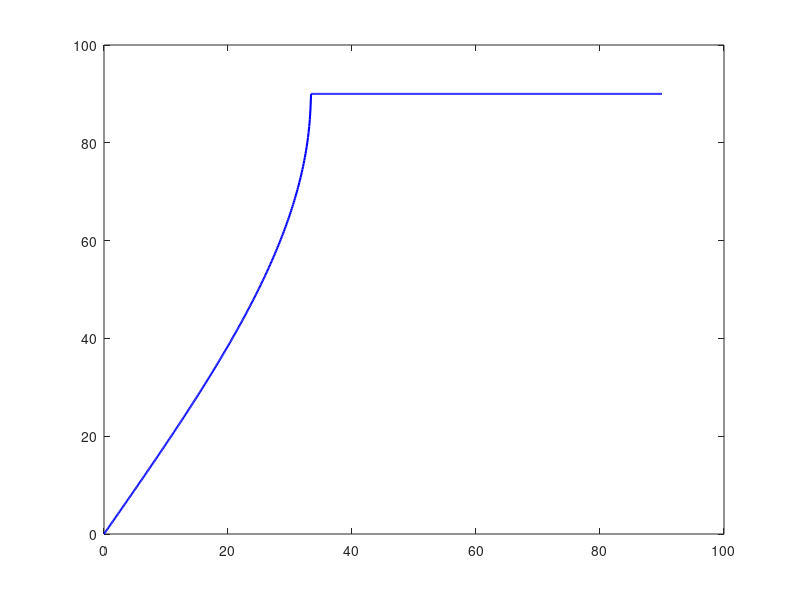

This chart was generated by the following MATLAB code: (Note: this script raises an error after producing the figure.)
%% Script para PTC3314 - Exercício de Simulação 4
% Baseado no NUSP 12544308

clear;
clc;
close all;

%% ------------------- 1. Constantes e Parâmetros -------------------
% Parâmetros do NUSP
nusp = 12544308;
mnp = mod(nusp, 1000); % 308
epsilon_r1 = 3 + mnp / 1000.0; % 3.308 (Vidro)
epsilon_r2 = 1.0; % Ar

% Constantes Físicas
f = 1.0e9; % 1.0 GHz
c = 3.0e8; % Velocidade da luz (m/s)
eta_0 = 376.73; % Impedância do vácuo (Ohms)
H_y1_plus = 1.0e-3; % 1.0 mA_ef/m

% Parâmetros dos Meios
eta_1 = eta_0 / sqrt(epsilon_r1); % Impedância do vidro
eta_2 = eta_0 / sqrt(epsilon_r2); % Impedância do ar
omega = 2 * pi * f;
k1 = omega / c * sqrt(epsilon_r1); % Número de onda no vidro
k2 = omega / c * sqrt(epsilon_r2); % Número de onda no ar

% Vetor de Ângulos
passo = 0.1;
theta_1_deg = (0:passo:90)';
theta_1_rad = deg2rad(theta_1_deg);

fprintf('Parâmetros Iniciais (NUSP: %d)\n', nusp);
fprintf('Epsilon_r1 (vidro) = %.3f\n', epsilon_r1);
fprintf('eta_1 = %.2f Ohms\n', eta_1);
fprintf('eta_2 = %.2f Ohms\n', eta_2);

%% ------------------- a) Ângulo de Transmissão -------------------

% Cálculo do Ângulo Crítico
sin_theta_c = sqrt(epsilon_r2 / epsilon_r1);
theta_c_rad = asin(sin_theta_c);
theta_c_deg = rad2deg(theta_c_rad);

fprintf('\n--------- Questão (a) ---------\n');
fprintf('Ângulo Crítico (theta_c): %.2f graus\n', theta_c_deg);

% Cálculo de theta_2 (Lei de Snell)
sin_theta_2 = sqrt(epsilon_r1 / epsilon_r2) * sin(theta_1_rad);

% Para theta_1 > theta_c, a parte real de theta_2 é 90 graus
theta_2_rad = zeros(size(theta_1_rad));
idx_pre_c = theta_1_rad <= theta_c_rad;
idx_post_c = theta_1_rad > theta_c_rad;

theta_2_rad(idx_pre_c) = asin(sin_theta_2(idx_pre_c));
theta_2_rad(idx_post_c) = pi / 2; % Parte real
theta_2_deg = rad2deg(theta_2_rad);

% Gráfico (a)
figure;
plot(theta_1_deg, theta_2_deg, 'b', 'LineWidth', 1.5);
hold on;
xline(theta_c_deg, 'r--', 'LineWidth', 1.5);
legend('Ângulo Transmitido $\theta_2$', sprintf('Ângulo Crítico $\\theta_c = %.2f^\\circ$', theta_c_deg), 'Interpreter', 'latex');
title('Gráfico (a): $\theta_2$ vs $\theta_1$', 'Interpreter', 'latex');
xlabel('Ângulo de Incidência $\theta_1$ (graus)', 'Interpreter', 'latex');
ylabel('Ângulo de Transmissão $\theta_2$ (graus)', 'Interpreter', 'latex');
grid on;

%% ------------------- b) Impedância de Carga Z_L -------------------

% Z_L = eta_2 * cos(theta_2) (Polarização TM / E no plano)
Z_L = zeros(size(theta_1_rad), 'like', 1i); % Vetor complexo

% Antes de theta_c (Z_L é real)
Z_L(idx_pre_c) = eta_2 * cos(theta_2_rad(idx_pre_c));

% Depois de theta_c (Z_L é puramente imaginário)
% cos(theta_2) = -j * sqrt( (e1/e2)sin^2(t1) - 1 )
argumento_sqrt = (epsilon_r1 / epsilon_r2) * sin(theta_1_rad(idx_post_c)).^2 - 1;
Z_L(idx_post_c) = -1i * eta_2 * sqrt(argumento_sqrt);

% Valores Específicos
Z_L_0 = Z_L(1);
[~, idx_c] = min(abs(theta_1_deg - theta_c_deg));
Z_L_theta_c = Z_L(idx_c);
Z_L_90 = Z_L(end);

fprintf('\n--------- Questão (b) ---------\n');
fprintf('Z_L(0 deg)   = %.2f + j(%.2f) Ohms\n', real(Z_L_0), imag(Z_L_0));
fprintf('Z_L(theta_c) = %.2f + j(%.2f) Ohms\n', real(Z_L_theta_c), imag(Z_L_theta_c));
fprintf('Z_L(90 deg)  = %.2f + j(%.2f) Ohms\n', real(Z_L_90), imag(Z_L_90));

% Gráfico (b)
figure;
plot(theta_1_deg, real(Z_L), 'b', 'LineWidth', 1.5);
hold on;
plot(theta_1_deg, imag(Z_L), 'g', 'LineWidth', 1.5);
xline(theta_c_deg, 'r--', 'LineWidth', 1.5);
title('Gráfico (b): Impedância de Carga $Z_L$ vs $\theta_1$', 'Interpreter', 'latex');
xlabel('Ângulo de Incidência $\theta_1$ (graus)', 'Interpreter', 'latex');
ylabel('Impedância $Z_L$ ($\Omega$)', 'Interpreter', 'latex');
legend('Parte Real $Re(Z_L)$', 'Parte Imaginária $Im(Z_L)$', sprintf('Ângulo Crítico $\\theta_c = %.2f^\\circ$', theta_c_deg), 'Interpreter', 'latex');
grid on;

%% ------------------- c) Relações de Potência -------------------

% Z_z1 = eta_1 * cos(theta_1) (Polarização TM)
Z_z1 = eta_1 * cos(theta_1_rad);

% Coeficiente de reflexão (rho_0)
rho_0 = (Z_L - Z_z1) ./ (Z_L + Z_z1);

% Relações de Potência
R_power_ratio = abs(rho_0).^2; % Potência Refletida |Nz1-|/|Nz1+|
T_power_ratio = 1 - R_power_ratio; % Potência Transmitida |Nz2+|/|Nz1+|

% Ângulo de Brewster (theta_p)
tan_theta_p = sqrt(epsilon_r2 / epsilon_r1);
theta_p_rad = atan(tan_theta_p);
theta_p_deg = rad2deg(theta_p_rad);

% Encontrar índices para valores específicos
[~, idx_0] = min(abs(theta_1_deg - 0.0));
[~, idx_p] = min(abs(theta_1_deg - theta_p_deg));
[~, idx_40] = min(abs(theta_1_deg - 40.0));

fprintf('\n--------- Questão (c) ---------\n');
fprintf('Ângulo de Brewster (theta_p): %.2f graus\n', theta_p_deg);
fprintf('Valores em theta_1 = 0 deg:\n');
fprintf('  Transmitida (T): %.3f\n', T_power_ratio(idx_0));
fprintf('  Refletida (R):   %.3f\n', R_power_ratio(idx_0));
fprintf('Valores em theta_1 = theta_p (%.2f deg):\n', theta_p_deg);
fprintf('  Transmitida (T): %.3f\n', T_power_ratio(idx_p));
fprintf('  Refletida (R):   %.3f (ideal: 0)\n', R_power_ratio(idx_p));
fprintf('Valores em theta_1 = 40 deg:\n');
fprintf('  Transmitida (T): %.3f\n', T_power_ratio(idx_40));
fprintf('  Refletida (R):   %.3f\n', R_power_ratio(idx_40));

% Gráfico (c)
figure;
plot(theta_1_deg, R_power_ratio, 'r', 'LineWidth', 1.5);
hold on;
plot(theta_1_deg, T_power_ratio, 'g', 'LineWidth', 1.5);
xline(theta_c_deg, 'k:', 'LineWidth', 1.5);
xline(theta_p_deg, 'b--', 'LineWidth', 1.5);
title('Gráfico (c): Relações de Potência vs $\theta_1$', 'Interpreter', 'latex');
xlabel('Ângulo de Incidência $\theta_1$ (graus)', 'Interpreter', 'latex');
ylabel('Relação de Potência');
legend('Refletida $\frac{|N_{z1}^{-}|}{|N_{z1}^{+}|}$', 'Transmitida $\frac{|N_{z2}^{+}|}{|N_{z1}^{+}|}$', ...
       sprintf('Ângulo Crítico $\\theta_c = %.2f^\\circ$', theta_c_deg), ...
       sprintf('Ângulo Brewster $\\theta_p = %.2f^\\circ$', theta_p_deg), ...
       'Interpreter', 'latex', 'Location', 'east');
grid on;
ylim([-0.05, 1.05]);

%% ------------------- d) Campo |H_y(z)| para 60 graus -------------------

theta_1_d_deg = 60.0; % 60 > theta_c, então é TIR
theta_1_d_rad = deg2rad(theta_1_d_deg);

% Parâmetros em 60 graus
Z_z1_d = eta_1 * cos(theta_1_d_rad);
argumento_sqrt_d = (epsilon_r1 / epsilon_r2) * sin(theta_1_d_rad)^2 - 1;
Z_L_d = -1i * eta_2 * sqrt(argumento_sqrt_d);
rho_0_d = (Z_L_d - Z_z1_d) / (Z_L_d + Z_z1_d);

% Vetor de posição z (em metros)
z_neg = linspace(-0.20, 0, 400); % -20 cm a 0
z_pos = linspace(0, 0.10, 200); % 0 a +10 cm

% z < 0 (Vidro): Onda Estacionária
beta_z1_d = k1 * cos(theta_1_d_rad);
Hy_neg = H_y1_plus * abs(exp(-1i * beta_z1_d * z_neg) - rho_0_d * exp(1i * beta_z1_d * z_neg));

% z > 0 (Ar): Onda Evanescente
% beta_z2 = k2 * cos(theta_2) = -j * alpha_z
alpha_z_d = k2 * sqrt(argumento_sqrt_d);
% H_y(z) = H_y1+ * (1 - rho_0_d) * exp(-alpha_z * z)
% Usamos (1-rho_0) da fórmula (164) H_y(z,x) = (1-rho_0)*...
% Mas E_x(z,x) = eta_2*cos(theta_2)*(1-rho_0)*...
% Cuidado: rho_0 foi E_x / E_x_inc. H_y ~ E_x / (eta*cos(theta)).
% A fórmula (163) é H_y(x,z) = H_y1+ * ... * [exp - rho_0 * exp]
% A fórmula (164) é H_y(x,z) = (1 - rho_0_E) * H_y1+ * ...
% O rho_0 que calculamos foi para E_x.
% rho_H = -rho_E
% Vamos checar a continuidade em z=0
% H_y(0-) = H_y1+ * (1 - rho_0)
% H_y(0+) = H_y1+ * (1 - rho_0) ... Sim, a fórmula (164) usa o rho_0 de E.
Hy_at_0 = H_y1_plus * abs(1 - rho_0_d);
Hy_pos = Hy_at_0 * exp(-alpha_z_d * z_pos);

% Valores Específicos
Hy_at_5cm = Hy_at_0 * exp(-alpha_z_d * 0.05);

fprintf('\n--------- Questão (d) ---------\n');
fprintf('Campo em theta_1 = 60 graus (TIR):\n');
fprintf('  |H_y(z=0)|   = %.3f mA_ef/m\n', Hy_at_0 * 1000);
fprintf('  |H_y(z=5cm)| = %.3f mA_ef/m\n', Hy_at_5cm * 1000);

% Gráfico (d)
figure;
plot(z_neg * 100, Hy_neg * 1000, 'b', 'LineWidth', 1.5); % z em cm, H em mA
hold on;
plot(z_pos * 100, Hy_pos * 1000, 'g', 'LineWidth', 1.5); % z em cm, H em mA
xline(0, 'k--', 'LineWidth', 1);
scatter(5.0, Hy_at_5cm * 1000, 'r', 'filled');
text(5.0, Hy_at_5cm * 1000 + 0.01, sprintf(' (5.0 cm, %.3f mA/m)', Hy_at_5cm * 1000), 'HorizontalAlignment', 'left');
title('Gráfico (d): Magnitude do Campo $|\dot{H}_y(z)|$ em $\theta_1 = 60^\circ$', 'Interpreter', 'latex');
xlabel('Posição z (cm)');
ylabel('$|\dot{H}_y|$ ($mA_{ef}/m$)', 'Interpreter', 'latex');
legend('Vidro (z<0) - Onda Estacionária', 'Ar (z>0) - Onda Evanescente', 'Interface z=0');
grid on;

fprintf('\nSimulação concluída.\n');